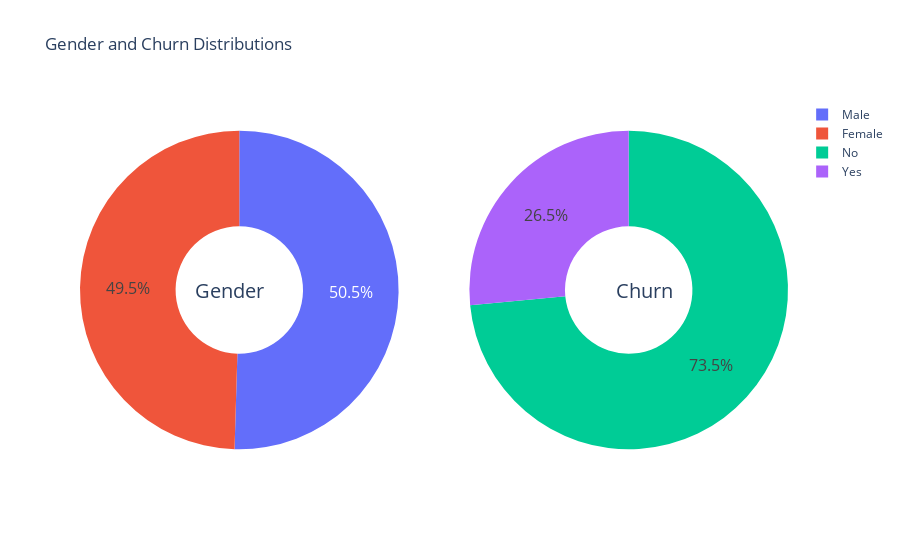

Here is the notebook cell this chart was saved with:
### Code cell
g_labels = ['Male', 'Female']
c_labels = ['No', 'Yes']
# Create subplots: use 'domain' type for Pie subplot
fig = make_subplots(rows=1, cols=2, specs=[[{'type':'domain'}, {'type':'domain'}]])
fig.add_trace(go.Pie(labels=g_labels, values=df['gender'].value_counts(), name="Gender"),
              1, 1)
fig.add_trace(go.Pie(labels=c_labels, values=df['Churn'].value_counts(), name="Churn"),
              1, 2)

# Use `hole` to create a donut-like pie chart
fig.update_traces(hole=.4, hoverinfo="label+percent+name", textfont_size=16)

fig.update_layout(
    title_text="Gender and Churn Distributions",
    # Add annotations in the center of the donut pies.
    annotations=[dict(text='Gender', x=0.16, y=0.5, font_size=20, showarrow=False),
                 dict(text='Churn', x=0.84, y=0.5, font_size=20, showarrow=False)])
fig.show()

### Figure 1 — Plotly figure (JSON) as saved in the notebook; plotly's stock layout.template omitted (floating-point values rounded to 4 significant figures)
{"data": [{"domain": {"x": [0, 0.45], "y": [0, 1]}, "hole": 0.4, "hoverinfo": "label+percent+name", "labels": ["Male", "Female"], "name": "Gender", "textfont": {"size": 16}, "type": "pie", "values": [3555, 3488]}, {"domain": {"x": [0.55, 1], "y": [0, 1]}, "hole": 0.4, "hoverinfo": "label+percent+name", "labels": ["No", "Yes"], "name": "Churn", "textfont": {"size": 16}, "type": "pie", "values": [5174, 1869]}], "layout": {"annotations": [{"font": {"size": 20}, "showarrow": false, "text": "Gender", "x": 0.16, "y": 0.5}, {"font": {"size": 20}, "showarrow": false, "text": "Churn", "x": 0.84, "y": 0.5}], "title": {"text": "Gender and Churn Distributions"}}}
